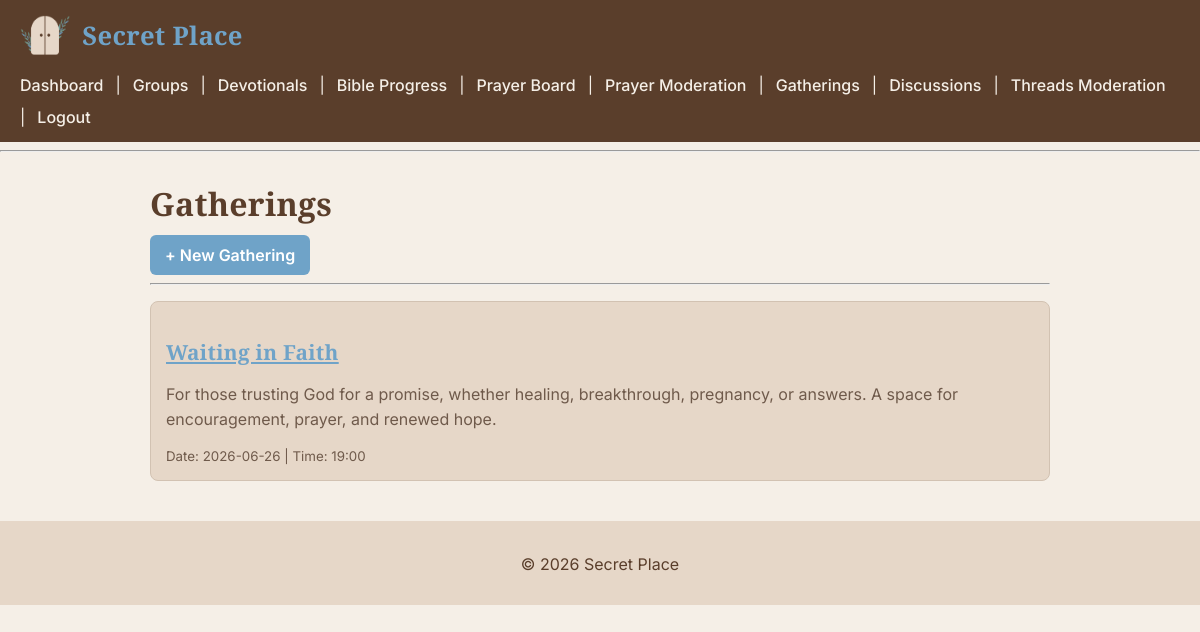
/gatherings/ (signed in), run on the app's committed database.
### tables this page shows
CREATE TABLE gatherings (
    gathering_id INTEGER PRIMARY KEY AUTOINCREMENT,
    title TEXT NOT NULL,
    description TEXT NOT NULL,
    date DATETIME NOT NULL,
    time DATETIME NOT NULL,

    created_by INTEGER NOT NULL,
    group_id INTEGER,

    created_at DATETIME DEFAULT (datetime('now')),

    FOREIGN KEY (created_by) REFERENCES users(id),
    FOREIGN KEY (group_id) REFERENCES groups(id)
);

### routes/gatherings.py (the view)
@gatherings_bp.route('/')
def list_gatherings():
    user_id = session.get('user_id')
    if not user_id:
        return redirect(url_for('auth.login'))
    user_role = session.get('user_role')
    user_group_ids = [g[0] for g in get_user_groups(user_id)]
    rows = get_all_gatherings()
    gatherings = []
    for g in rows:
        group_id = g[6]
        is_global = group_id is None
        is_allowed_group = group_id in user_group_ids
        if user_role != "admin" and not is_global and not is_allowed_group:
            continue
        gatherings.append({
            "id": g[0],
            "title": g[1],
            "description": g[2],
            "date": g[3],
            "time": g[4],
            "created_by": g[5],
            "group_id": group_id
        })
    return render_template(
        'gatherings.html',
        gatherings=gatherings,
        user_role=user_role,
        user_id=user_id
    )

### sqlite_db.py (called while the page is built)
def connect_db():
    return sqlite3.connect(Config.DATABASE)

def get_all_gatherings():
    conn = connect_db()
    cursor = conn.cursor()
    cursor.execute(
        """
        SELECT *
        FROM gatherings
        WHERE date >= date('now')
        ORDER BY date ASC, time ASC
        """
    )
    gatherings = cursor.fetchall()
    conn.close()
    return gatherings

def get_user_groups(user_id):
    conn = connect_db()
    cursor = conn.cursor()
    cursor.execute(
        """
        SELECT g.id, g.group_name, g.description, u.name
        FROM groups g
        INNER JOIN group_members gm ON g.id = gm.group_id
        LEFT JOIN users u ON g.leader_id = u.id
        WHERE gm.user_id = ?
        ORDER BY g.group_name
        """,
        (user_id,)
    )
    groups = cursor.fetchall()
    conn.close()
    return groups

### templates/gatherings.html (shortened to what this page needs)
{% extends "layout.html" %}
{% block content %}
<h1>Gatherings</h1>
{% if session.get('user_role') in ['admin', 'leader'] %}
  <a href="{{ url_for('gatherings.create_gathering') }}" class="button">
    + New Gathering
  </a>
{% endif %}
<hr>
<ul>
{% for g in gatherings %}
  <li>
    <h3>
      <a href="{{ url_for('gatherings.gathering_detail', gathering_id=g.id) }}">
        {{ g.title }}
      </a>
    </h3>
    <p>{{ g.description }}</p>
    <small>
      Date: {{ g.date }} | Time: {{ g.time }}
    </small>
  </li>
{% else %}
  <li>No gatherings yet.</li>
{% endfor %}
</ul>
{% endblock %}

### static/css/styles.css (style rules this page uses)
body { font-family: 'Inter', sans-serif; background-color: #f5efe7; color: #6f5a4b; margin: 0; padding: 0; }
h1, h2, h3, h4, h5, h6 { font-family: 'Playfair Display', serif; color: #5a3e2b; font-weight: 700; letter-spacing: 0.3px; margin-bottom: 10px; }
h1 { font-size: 2rem; margin-bottom: 10px; }
h3 { font-size: 1.3rem; margin-bottom: 8px; }
p { line-height: 1.6; margin-bottom: 12px; }
a { color: #6fa3c8; }
button, .button, .btn { font-family: 'Inter', sans-serif; font-weight: 600; background-color: #6fa3c8; color: white; border: none; padding: 10px 15px; text-decoration: none; cursor: pointer; border-radius: 6px; display: inline-block; transition: all 0.2s ease; }
ul { list-style-type: none; padding-left: 0; }
ul li { background-color: #e6d7c8; margin-bottom: 10px; padding: 15px; border-radius: 8px; border: 1px solid #d2c2b2; }

### data on the page
gatherings: title "Waiting in Faith", description "For those trusting God for a promise, whether healing, breakthrough, pregnancy, or answers. A space for encouragement, prayer, and renewed hope.", date "2026-06-26", time "19:00"
